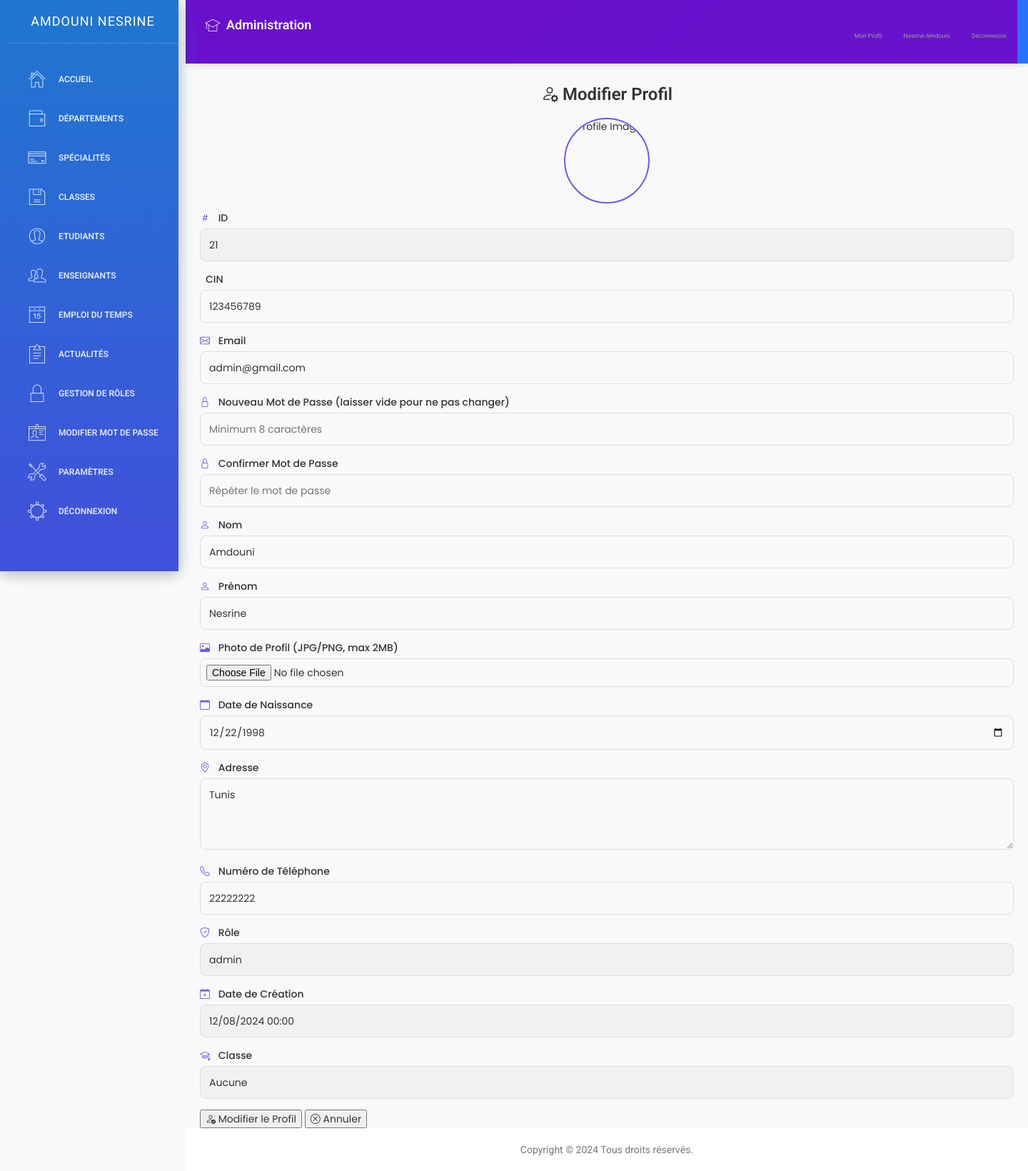
The page /modifier_profil.php (signed in) on the database its author committed.
### tables this page shows
CREATE TABLE `accounts` (
  `id` int(11)  AUTO_INCREMENT PRIMARY KEY,
  `cin` int(11) DEFAULT NULL,
  `email` varchar(255) DEFAULT NULL,
  `mot_de_passe` varchar(255) DEFAULT NULL,
  `date_de_creation` date DEFAULT NULL,
  `role` text DEFAULT NULL,
  `nom` text DEFAULT NULL,
  `prenom` text DEFAULT NULL,
  `image` varchar(255) DEFAULT NULL,
  `classe` text DEFAULT NULL,
  `date_naissance` date DEFAULT NULL,
  `adresse` text DEFAULT NULL,
  `numero_telephone` int(11) DEFAULT NULL
);

### modifier_profil.php (the view, shortened to what this page needs)
<?php
require_once 'connexion.php';
$email = $_SESSION['email'];
$stmt = $conn->prepare("SELECT id, cin, email, mot_de_passe, date_de_creation, role, nom, prenom, image, classe, date_naissance, adresse, numero_telephone FROM accounts WHERE email = ?");
$stmt->bind_param("s", $email);
$stmt->execute();
$user = $stmt->get_result()->fetch_assoc();
?>
<!DOCTYPE html>
<html lang="fr">
<head>
    <link rel="stylesheet" href="https://cdn.jsdelivr.net/npm/bootstrap-icons@1.10.5/font/bootstrap-icons.css">
    <link rel="stylesheet" href="https://cdn.jsdelivr.net/npm/sweetalert2@11/dist/sweetalert2.min.css">
</head>
<body>
    <div class="wrapper">
        <div class="sidebar">
            <?php include 'sidenav.php'; ?>
        </div>
        <div class="main-panel">
            <div class="navtop">
                <?php include 'navtop.php'; ?>
            </div>
            <div class="container">
                <div class="form-header">
                    <h1>
                        <i class="bi bi-person-gear"></i>
                        <?php echo $user['role'] === 'etudiant' ? 'Demander une Modification de Profil' : 'Modifier Profil'; ?>
                    </h1>
                </div>
                <?php if ($user['role'] === 'etudiant'): ?>
                    <form method="POST" action="modifier_profil.php" id="student-form">
                        <div class="form-group">
                            <label for="champ_modifié"><i class="bi bi-list"></i> Champ à modifier</label>
                            <select name="champ_modifié" id="champ_modifié" class="form-control" required>
                                <option value="">-- Sélectionner un champ --</option>
                                <option value="nom">Nom</option>
                                <option value="prenom">Prénom</option>
                                <option value="date_naissance">Date de naissance</option>
                                <option value="email">Email</option>
                            </select>
                        </div>
                        <div class="form-group">
                            <label for="nouvelle_valeur"><i class="bi bi-pencil"></i> Nouvelle valeur</label>
                            <input type="text" name="nouvelle_valeur" id="nouvelle_valeur" class="form-control" placeholder="Entrez la nouvelle valeur" required>
                        </div>
                        <div class="button-group">
                            <button type="submit" class="submit-btn">
                                <i class="bi bi-send"></i> Envoyer la demande
                            </button>
                        </div>
                    </form>
                <?php else: ?>
                    <img src="<?php echo htmlspecialchars($user['image'] ?? 'uploads/default.jpg'); ?>" alt="Profile Image" class="profile-image">
                    <form method="POST" action="modifier_profil.php" enctype="multipart/form-data" id="profile-form">
                        <div class="form-group">
                            <label for="id"><i class="bi bi-hash"></i> ID</label>
                            <input type="text" name="id" id="id" value="<?php echo htmlspecialchars($user['id']); ?>" readonly>
                        </div>
                        <div class="form-group">
                            <label for="cin"><i class="bi bi-card-id"></i> CIN</label>
                            <input type="text" name="cin" id="cin" value="<?php echo htmlspecialchars($user['cin']); ?>" required>
                        </div>
                        <div class="form-group">
                            <label for="email"><i class="bi bi-envelope"></i> Email</label>
                            <input type="email" name="email" id="email" value="<?php echo htmlspecialchars($user['email']); ?>" required>
                        </div>
                        <div class="form-group">
                            <label for="mot_de_passe"><i class="bi bi-lock"></i> Nouveau Mot de Passe (laisser vide pour ne pas changer)</label>
                            <input type="password" name="mot_de_passe" id="mot_de_passe" placeholder="Minimum 8 caractères">
                        </div>
                        <div class="form-group">
                            <label for="confirm_mot_de_passe"><i class="bi bi-lock"></i> Confirmer Mot de Passe</label>
                            <input type="password" name="confirm_mot_de_passe" id="confirm_mot_de_passe" placeholder="Répéter le mot de passe">
                        </div>
                        <div class="form-group">
                            <label for="nom"><i class="bi bi-person"></i> Nom</label>
                            <input type="text" name="nom" id="nom" value="<?php echo htmlspecialchars($user['nom']); ?>" required>
                        </div>
                        <div class="form-group">
                            <label for="prenom"><i class="bi bi-person"></i> Prénom</label>
                            <input type="text" name="prenom" id="prenom" value="<?php echo htmlspecialchars($user['prenom']); ?>" required>
                        </div>
                        <div class="form-group">
                            <label for="image"><i class="bi bi-image"></i> Photo de Profil (JPG/PNG, max 2MB)</label>
                            <input type="file" name="image" id="image" accept="image/jpeg,image/png">
                        </div>
                        <div class="form-group">
                            <label for="date_naissance"><i class="bi bi-calendar"></i> Date de Naissance</label>
                            <input type="date" name="date_naissance" id="date_naissance" value="<?php echo htmlspecialchars($user['date_naissance']); ?>" required>
                        </div>
                        <div class="form-group">
                            <label for="adresse"><i class="bi bi-geo-alt"></i> Adresse</label>
                            <textarea name="adresse" id="adresse" required><?php echo htmlspecialchars($user['adresse']); ?></textarea>
                        </div>
                        <div class="form-group">
                            <label for="numero_telephone"><i class="bi bi-telephone"></i> Numéro de Téléphone</label>
                            <input type="text" name="numero_telephone" id="numero_telephone" value="<?php echo htmlspecialchars($user['numero_telephone']); ?>" placeholder="+22612345678" required>
                        </div>
                        <div class="form-group">
                            <label for="role"><i class="bi bi-shield-check"></i> Rôle</label>
                            <input type="text" name="role" id="role" value="<?php echo htmlspecialchars($user['role']); ?>" readonly>
                        </div>
                        <div class="form-group">
                            <label for="date_de_creation"><i class="bi bi-calendar-plus"></i> Date de Création</label>
                            <input type="text" name="date_de_creation" id="date_de_creation" value="<?php echo htmlspecialchars(date('d/m/Y H:i', strtotime($user['date_de_creation']))); ?>" readonly>
                        </div>
                        <div class="form-group">
                            <label for="classe"><i class="bi bi-mortarboard"></i> Classe</label>
                            <input type="text" name="classe" id="classe" value="<?php echo htmlspecialchars($user['classe'] ?? 'Aucune'); ?>" readonly>
                        </div>
                        <div class="button-group">
                            <button type="submit" class="submit-btn">
                                <i class="bi bi-person-check"></i> Modifier le Profil
                            </button>
                            <button type="button" class="cancel-btn" onclick="window.location.href='dashboard_<?php echo $user['role']; ?>.php'">
                                <i class="bi bi-x-circle"></i> Annuler
                            </button>
                        </div>
                    </form>
                <?php endif; ?>
            </div>
            <footer class="university-footer">
                <?php include 'footer.php'; ?>
            </footer>
        </div>
    </div>
</body>
</html>

### sidenav.php (shortened to what this page needs)
<?php
include('connexion.php');
$current_page = basename($_SERVER['PHP_SELF']);
$is_departement_page = strpos($current_page, 'département') !== false;
$is_specialite_page = strpos($current_page, 'spécialité') !== false;
$is_classe_page = strpos($current_page, 'classe') !== false;
$is_etudiant_page = strpos($current_page, 'étudiant') !== false;
$is_role_page = strpos($current_page, 'role') !== false;
$is_enseignant_page = strpos($current_page, 'enseignant') !== false;
$is_actualite_page = strpos($current_page, 'actualité') !== false;
$is_parametre_page = strpos($current_page, 'paramètre') !== false;
$is_liste_etudiants_page = $current_page === 'liste_etudiants.php';
$email = $_SESSION['email'];
$sql_fetch_user = "SELECT * FROM accounts WHERE email='$email'";
$result_user = $conn->query($sql_fetch_user);
if ($result_user->num_rows > 0) {
    $row = $result_user->fetch_assoc();
    $role = $row['role'];
    $nom = $row['nom'];
    $prenom = $row['prenom'];
}
?>
<div class="sidebar" data-color="blue">
    <div class="sidebar-wrapper">
        <div class="logo">
            <a href="#" class="simple-text">
                <?php echo htmlspecialchars($nom . ' ' . $prenom); ?>
            </a>
        </div>
        <ul class="nav">
            <?php if ($role === 'admin'): ?>
                <li <?php echo ($current_page == 'dashboard.php') ? 'class="active"' : ''; ?>>
                    <a href="dashboard.php">
                        <i class="pe-7s-home"></i>
                        <p>Accueil</p>
                    </a>
                </li>
                <li <?php echo $is_departement_page ? 'class="active"' : ''; ?>>
                    <a href="départements.php">
                        <i class="pe-7s-wallet"></i>
                        <p>Départements</p>
                    </a>
                </li>
                <li <?php echo $is_specialite_page ? 'class="active"' : ''; ?>>
                    <a href="spécialités.php">
                        <i class="pe-7s-credit"></i>
                        <p>Spécialités</p>
                    </a>
                </li>
                <li <?php echo $is_classe_page ? 'class="active"' : ''; ?>>
                    <a href="classes.php">
                        <i class="pe-7s-diskette"></i>
                        <p>Classes</p>
                    </a>
                </li>
                <li <?php echo $is_etudiant_page ? 'class="active"' : ''; ?>>
                    <a href="étudiants.php">
                        <i class="pe-7s-user"></i>
                        <p>Etudiants</p>
                    </a>
                </li>
                <li <?php echo $is_enseignant_page ? 'class="active"' : ''; ?>>
                    <a href="enseignants.php">
                        <i class="pe-7s-users"></i>
                        <p>Enseignants</p>
                    </a>
                </li>
                <li <?php echo ($current_page == 'gestion_emploi.php') ? 'class="active"' : ''; ?>>
                    <a href="gestion_emploi.php">
                        <i class="pe-7s-date"></i>
                        <p>Emploi du Temps</p>
                    </a>
                </li>
                <li <?php echo $is_actualite_page ? 'class="active"' : ''; ?>>
                    <a href="actualités.php">
                        <i class="pe-7s-note2"></i>
                        <p>Actualités</p>
                    </a>
                </li>
                <li <?php echo $is_role_page ? 'class="active"' : ''; ?>>
                    <a href="roles.php">
                        <i class="pe-7s-lock"></i>
                        <p>Gestion de rôles</p>
                    </a>
                </li>
                <li <?php echo ($current_page == 'modifier_mot_de_passe.php') ? 'class="active"' : ''; ?>>
                    <a href="modifier_mot_de_passe.php">
                        <i class="pe-7s-id"></i>
                        <p>Modifier Mot de passe</p>
                    </a>
                </li>
                <li <?php echo $is_parametre_page || $is_liste_etudiants_page ? 'class="active"' : ''; ?>>
                    <a href="paramètres.php">
                        <i class="pe-7s-tools"></i>
                        <p>Paramètres</p>
                    </a>
                </li>
            <?php endif; ?>
            <li>
                <a href="logout.php">
                    <i class="pe-7s-settings"></i>
                    <p>Déconnexion</p>
                    </a>
            </li>
        </ul>
    </div>
</div>

### navtop.php (shortened to what this page needs)
<?php
include('connexion.php');
$email = $_SESSION['email'];
$sql_fetch_user = "SELECT * FROM accounts WHERE email='$email'";
$result_user = $conn->query($sql_fetch_user);
if ($result_user->num_rows > 0) {
    $row = $result_user->fetch_assoc();
    $role = $row['role'];
    $nom = $row['nom'];
    $prenom = $row['prenom'];
}
?>
<nav class="navbar navbar-default navbar-fixed">
    <div class="container-fluid">
        <div class="navbar-header">
            <a class="navbar-brand" href="#">
                <i class="pe-7s-study"></i> <?php echo $role === 'etudiant' ? 'Espace Étudiant' : ($role === 'enseignant' ? 'Espace Enseignant' : 'Administration'); ?>
            </a>
        </div>
        <div class="collapse navbar-collapse" id="navigation-example-2">
            <ul class="nav navbar-nav navbar-right">
                <li>
                    <a class="menuu" href="<?php echo $role === 'etudiant' ? 'profil_etudiant.php' : ($role === 'enseignant' ? 'profil_enseignant.php' : 'profil.php'); ?>">
                        <p>Mon Profil</p>
                    </a>
                </li>
                <li>
                    <a class="menuu" href="#">
                        <div class="user-name">
                            <p><?php echo htmlspecialchars($prenom . ' ' . $nom); ?></p>
                        </div>
                    </a>
                </li>
                <li>
                    <a class="menuu" href="logout.php">
                        <p>Déconnexion</p>
                    </a>
                </li>
            </ul>
        </div>
    </div>
</nav>

### rows shown on the page
accounts: nom+prenom "AMDOUNI NESRINE", prenom+nom "Nesrine Amdouni", id "21", cin "123456789", email "admin@gmail.com", nom "Amdouni", prenom "Nesrine", date_naissance "12/22/1998", adresse "Tunis", numero_telephone "22222222", role "admin", date_de_creation "12/08/2024 00:00", classe "Aucune"
